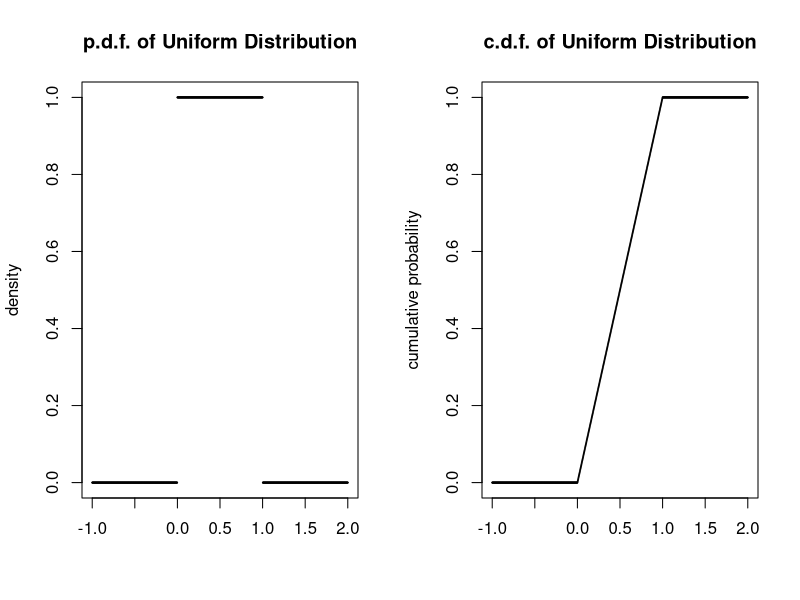
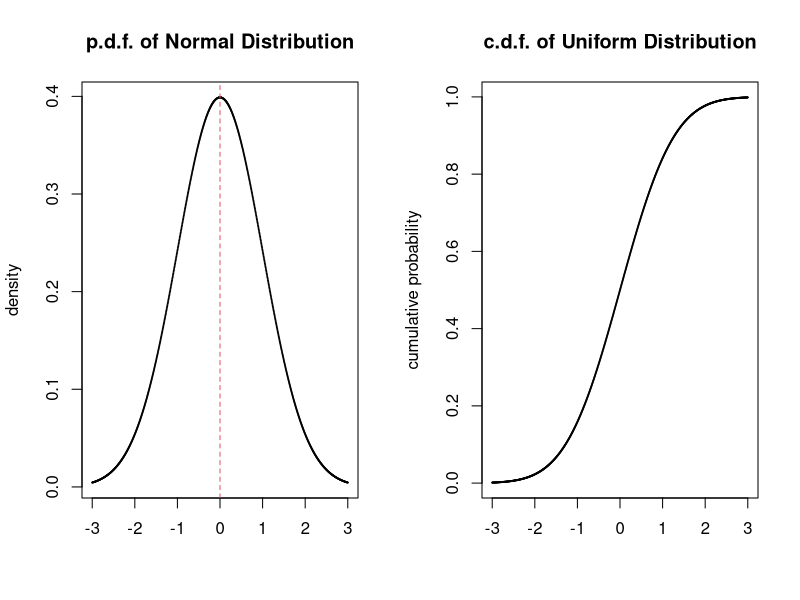

The R script that drew these images, in order:
#============================
# 확률밀도함수와 누적분포함수
#============================
#균일분포의 p.d.f. : dunif(x,0,1)
#균일분포의 c.d.f. : punif(x,0,1)
#균일분포의 p.d.f.와 c.d.f. 그리기
par(mfrow=c(1,2))
x <- seq(from=-1, to=2, length.out=1000)
plot(x, dunif(x,0,1), cex=0.1, xlab='', ylab='density'
     , main='p.d.f. of Uniform Distribution')
plot(x, punif(x,0,1), cex=0.1, xlab='', ylab='cumulative probability'
     , main='c.d.f. of Uniform Distribution')

#표준정규분포의 p.d.f. : dnrom(x, mean=0, sd=1)
#표준정규분포의 c.d.f. : rnorm(x, mean=0, sd=1)
#표준정규분포의 p.d.f.와 c.d.f. 그리기
par(mfrow=c(1,2))
x <- seq(from=-3, to=3, length.out=1000)
plot(x, dnorm(x,0,1), cex=0.1, xlab='', ylab='density'
     , main='p.d.f. of Normal Distribution')
abline(v=0, col=2, lty=2) #평균의 위치 표시
plot(x, pnorm(x,0,1), cex=0.1, xlab='', ylab='cumulative probability'
     , main='c.d.f. of Uniform Distribution')
